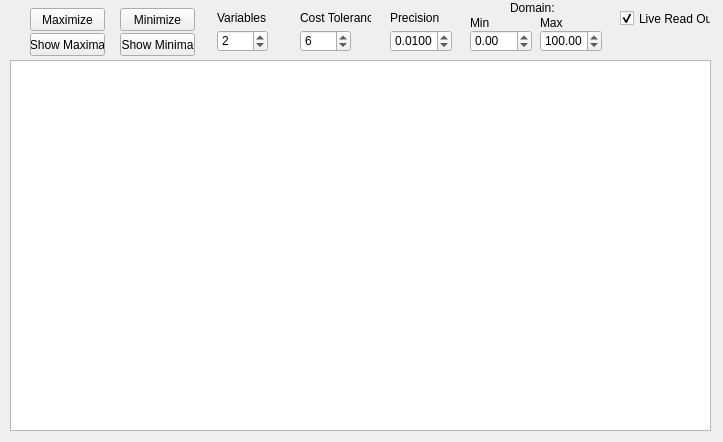
<?xml version="1.0" encoding="UTF-8"?>
<ui version="4.0">
 <class>optimize</class>
 <widget class="QWidget" name="optimize">
  <property name="geometry">
   <rect>
    <x>0</x>
    <y>0</y>
    <width>723</width>
    <height>442</height>
   </rect>
  </property>
  <property name="windowTitle">
   <string>Form</string>
  </property>
  <widget class="QPushButton" name="pushMax">
   <property name="geometry">
    <rect>
     <x>30</x>
     <y>8</y>
     <width>75</width>
     <height>23</height>
    </rect>
   </property>
   <property name="text">
    <string>Maximize</string>
   </property>
  </widget>
  <widget class="QPushButton" name="pushMin">
   <property name="geometry">
    <rect>
     <x>120</x>
     <y>8</y>
     <width>75</width>
     <height>23</height>
    </rect>
   </property>
   <property name="text">
    <string>Minimize</string>
   </property>
  </widget>
  <widget class="QTableWidget" name="table">
   <property name="geometry">
    <rect>
     <x>10</x>
     <y>60</y>
     <width>701</width>
     <height>371</height>
    </rect>
   </property>
  </widget>
  <widget class="QPushButton" name="pushShowMax">
   <property name="geometry">
    <rect>
     <x>30</x>
     <y>33</y>
     <width>75</width>
     <height>23</height>
    </rect>
   </property>
   <property name="text">
    <string>Show Maxima</string>
   </property>
  </widget>
  <widget class="QPushButton" name="pushShowMin">
   <property name="geometry">
    <rect>
     <x>120</x>
     <y>33</y>
     <width>75</width>
     <height>23</height>
    </rect>
   </property>
   <property name="text">
    <string>Show Minima</string>
   </property>
  </widget>
  <widget class="QSpinBox" name="spinTol">
   <property name="geometry">
    <rect>
     <x>300</x>
     <y>30</y>
     <width>51</width>
     <height>22</height>
    </rect>
   </property>
   <property name="value">
    <number>6</number>
   </property>
  </widget>
  <widget class="QLabel" name="label">
   <property name="geometry">
    <rect>
     <x>300</x>
     <y>10</y>
     <width>71</width>
     <height>16</height>
    </rect>
   </property>
   <property name="text">
    <string>Cost Tolerance</string>
   </property>
  </widget>
  <widget class="QCheckBox" name="checkRead">
   <property name="geometry">
    <rect>
     <x>620</x>
     <y>10</y>
     <width>91</width>
     <height>17</height>
    </rect>
   </property>
   <property name="text">
    <string>Live Read Out</string>
   </property>
   <property name="checked">
    <bool>true</bool>
   </property>
  </widget>
  <widget class="QLabel" name="label_2">
   <property name="geometry">
    <rect>
     <x>390</x>
     <y>10</y>
     <width>71</width>
     <height>16</height>
    </rect>
   </property>
   <property name="text">
    <string>Precision</string>
   </property>
  </widget>
  <widget class="QDoubleSpinBox" name="spinPrec">
   <property name="geometry">
    <rect>
     <x>390</x>
     <y>30</y>
     <width>62</width>
     <height>22</height>
    </rect>
   </property>
   <property name="decimals">
    <number>4</number>
   </property>
   <property name="maximum">
    <double>10.000000000000000</double>
   </property>
   <property name="singleStep">
    <double>0.010000000000000</double>
   </property>
   <property name="value">
    <double>0.010000000000000</double>
   </property>
  </widget>
  <widget class="QDoubleSpinBox" name="spinMin">
   <property name="geometry">
    <rect>
     <x>470</x>
     <y>30</y>
     <width>62</width>
     <height>22</height>
    </rect>
   </property>
   <property name="decimals">
    <number>2</number>
   </property>
   <property name="minimum">
    <double>-1000000000.000000000000000</double>
   </property>
   <property name="maximum">
    <double>1000000000.000000000000000</double>
   </property>
   <property name="singleStep">
    <double>10.000000000000000</double>
   </property>
   <property name="value">
    <double>0.000000000000000</double>
   </property>
  </widget>
  <widget class="QLabel" name="label_3">
   <property name="geometry">
    <rect>
     <x>510</x>
     <y>0</y>
     <width>71</width>
     <height>16</height>
    </rect>
   </property>
   <property name="text">
    <string>Domain:</string>
   </property>
  </widget>
  <widget class="QLabel" name="label_4">
   <property name="geometry">
    <rect>
     <x>470</x>
     <y>15</y>
     <width>71</width>
     <height>16</height>
    </rect>
   </property>
   <property name="text">
    <string>Min</string>
   </property>
  </widget>
  <widget class="QLabel" name="label_5">
   <property name="geometry">
    <rect>
     <x>540</x>
     <y>15</y>
     <width>71</width>
     <height>16</height>
    </rect>
   </property>
   <property name="text">
    <string>Max</string>
   </property>
  </widget>
  <widget class="QDoubleSpinBox" name="spinMax">
   <property name="geometry">
    <rect>
     <x>540</x>
     <y>30</y>
     <width>62</width>
     <height>22</height>
    </rect>
   </property>
   <property name="decimals">
    <number>2</number>
   </property>
   <property name="minimum">
    <double>-1000000000.000000000000000</double>
   </property>
   <property name="maximum">
    <double>1000000000.000000000000000</double>
   </property>
   <property name="singleStep">
    <double>10.000000000000000</double>
   </property>
   <property name="value">
    <double>100.000000000000000</double>
   </property>
  </widget>
  <widget class="QLabel" name="label_6">
   <property name="geometry">
    <rect>
     <x>217</x>
     <y>10</y>
     <width>71</width>
     <height>16</height>
    </rect>
   </property>
   <property name="text">
    <string>Variables</string>
   </property>
  </widget>
  <widget class="QSpinBox" name="spinVar">
   <property name="geometry">
    <rect>
     <x>217</x>
     <y>30</y>
     <width>51</width>
     <height>22</height>
    </rect>
   </property>
   <property name="value">
    <number>2</number>
   </property>
  </widget>
 </widget>
 <resources/>
 <connections/>
</ui>
